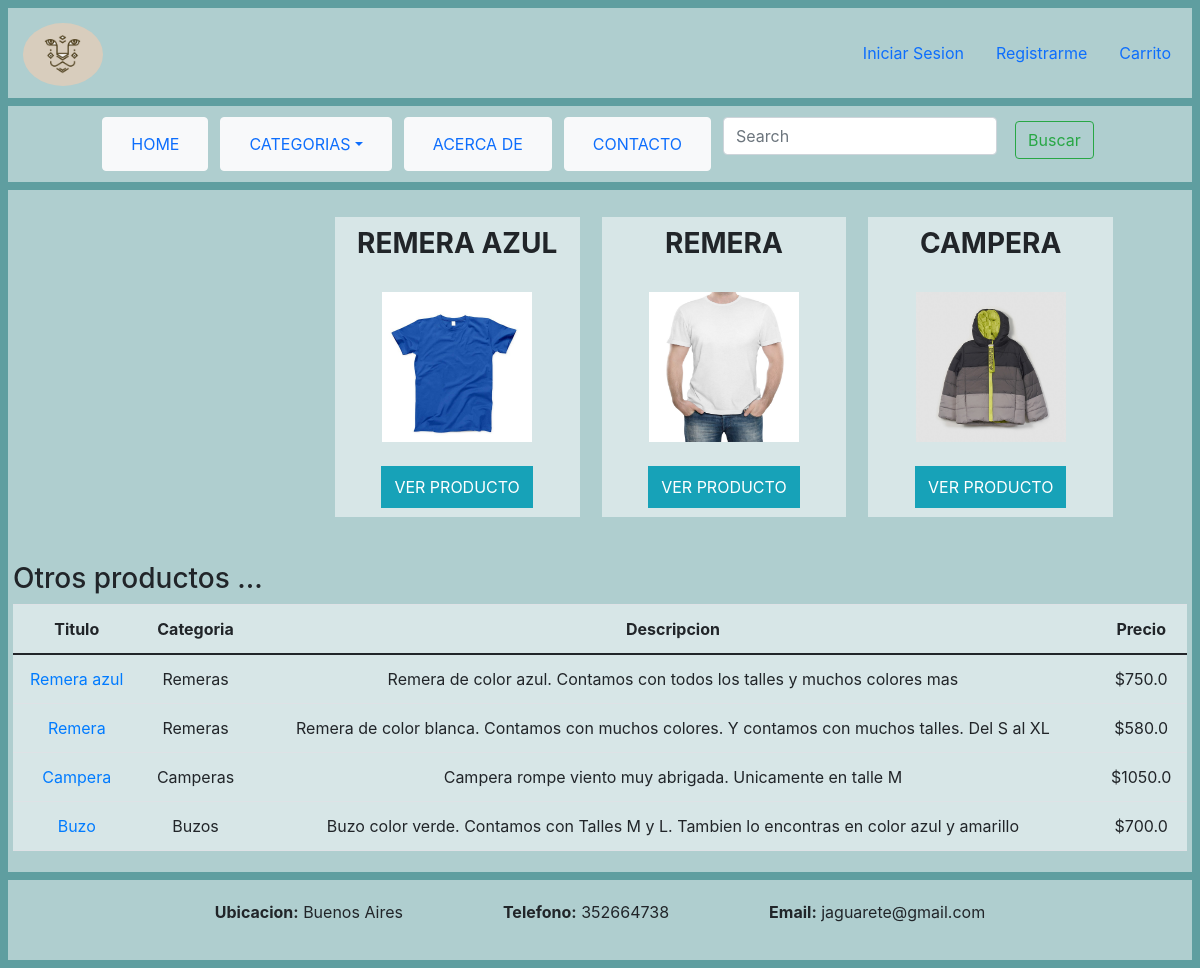
The page /TIENDAROPA/ on the database its author committed.
### TIENDAROPA/models.py (models this page shows)
class Producto(models.Model):
    titulo = models.CharField(max_length=60)
    img= models.BinaryField(null=True)
    mimetype = models.CharField(max_length=150, null=True)
    name = models.CharField(max_length=150, null=True)
    descripcionProducto = models.CharField(max_length=150)
    precio = models.FloatField()
    categoria = models.ForeignKey(Categoria, on_delete=models.CASCADE, null=False)
    fecha = models.DateTimeField(default=datetime.now)

class Categoria(models.Model):
    descripcionCategoria = models.CharField(max_length=150)

### TIENDAROPA/views.py (the view)
# urls.py: path('',views.index, name="index"),
def index(request):
    productos = Producto.objects.all().order_by('-fecha')
    primeros3 = productos[:3]
    post = []
    for each in primeros3:
        post.append({
                'id': each.id,
                'img': base64.b64encode(each.img).decode("utf-8"),
                'nombre': each.titulo,
                'descripcion': each.descripcionProducto,
                'precio': each.precio,
        })
    categorias = Categoria.objects.all()
    return render(request, "home.html", {'ok': request.user.is_authenticated, 'tipo':request.user.is_staff, 'productos':productos, 'categorias':categorias, 'primeros3': post})

### TIENDAROPA/templates/home.html (shortened to what this page needs)
{% extends "layout.html" %}
{% block content %}
    {% load static %}
    <link href="//maxcdn.bootstrapcdn.com/bootstrap/4.1.1/css/bootstrap.min.css" rel="stylesheet" id="bootstrap-css">
    <link rel="stylesheet" href="https://use.fontawesome.com/releases/v5.1.0/css/all.css">
    <div>
        <div class="columns">
            <div class="column" >
                <div class="grid">
                {% for each in primeros3 %}
                    <div class="grid-item">
                            <h3><b>{{ each.nombre | upper}}</b></h3><br>
                            <img alt="{{each.nombre}}" height="150" width="150"><br><br>
                            <a href= "{% url 'TIENDAROPA:verProducto' id=each.id %}" class="btn btn-info rounded-0 py-2">VER PRODUCTO</a>
                    </div>
                {% endfor %}
                </div>
                <br>
                <h3>Otros productos ...</h3>
                <table class="table" style="background-color: #FFFFFF80;">
                    <thead>
                        <tr>
                            <th style="text-align: center">Titulo</th>
                            <th style="text-align: center">Categoria</th>
                            <th style="text-align: center">Descripcion</th>
                            <th style="text-align: center">Precio</th>
                        </tr>
                    </thead>
                    <tbody>
                        {% for producto in productos %}
                            <tr>
                                <td style="text-align: center"><a href="{% url 'TIENDAROPA:verProducto' id=producto.id %}">{{producto.titulo}}</td></a>
                                <td style="text-align: center">{{producto.categoria.descripcionCategoria}}</td>
                                <td style="text-align: center">{{producto.descripcionProducto}}</td>
                                <td style="text-align: center">${{producto.precio}}</td>
                            </tr>
                        {% endfor %}
                    </tbody>
                </table>
            </div>
        </div>
    </div>
{% endblock %}

### TIENDAROPA/templates/home.html (style rules this page uses)
.grid { margin-left: 300px; text-align: center; width: 70%; display: flex; grid-column-gap: 2px; grid-row-gap: 2px; grid-template-columns: auto auto auto auto; padding: 1%; }
.grid-item { margin: 10px; padding: 10px; width: 250px; height: 300px; text-align: center; background-color: #FFFFFF80; }

### rows shown on the page
Producto: nombre "REMERA AZUL", titulo "Remera azul", categoria.descripcionCategoria "Remeras", descripcionProducto "Remera de color azul. Contamos con todos los talles y muchos colores mas", precio "750.0"
Producto: nombre "REMERA", titulo "Remera", categoria.descripcionCategoria "Remeras", descripcionProducto "Remera de color blanca. Contamos con muchos colores. Y contamos con muchos talles. Del S al XL", precio "580.0"
Producto: nombre "CAMPERA", titulo "Campera", categoria.descripcionCategoria "Camperas", descripcionProducto "Campera rompe viento muy abrigada. Unicamente en talle M", precio "1050.0"
Producto: titulo "Buzo", categoria.descripcionCategoria "Buzos", descripcionProducto "Buzo color verde. Contamos con Talles M y L. Tambien lo encontras en color azul y amarillo", precio "700.0"
